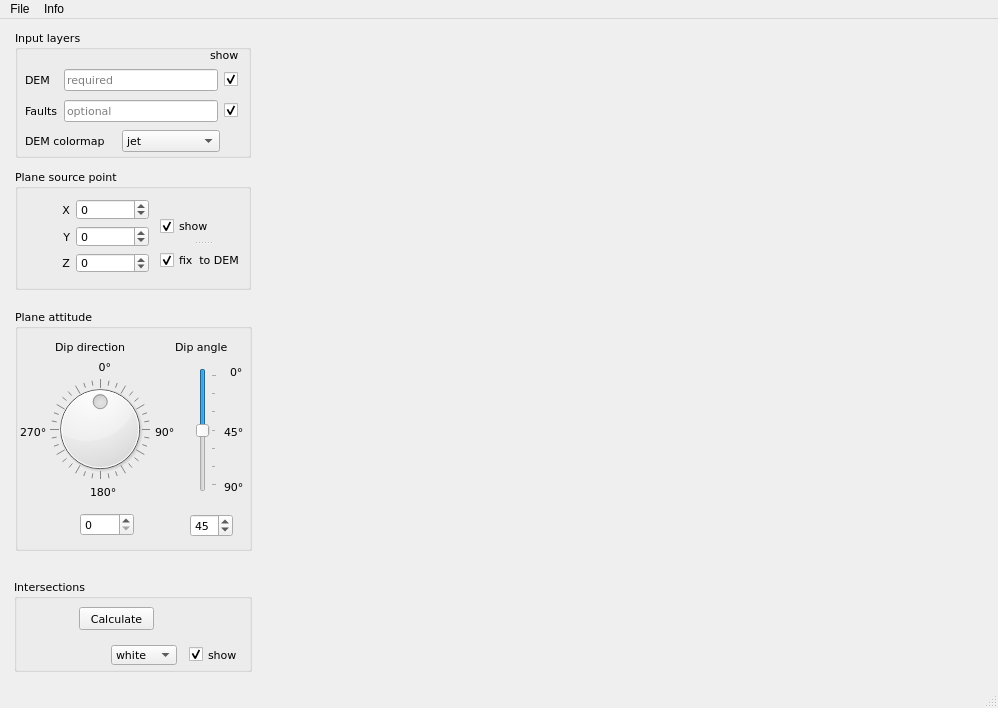
<?xml version="1.0" encoding="UTF-8"?>
<ui version="4.0">
 <class>MainWindow</class>
 <widget class="QMainWindow" name="MainWindow">
  <property name="geometry">
   <rect>
    <x>0</x>
    <y>0</y>
    <width>998</width>
    <height>708</height>
   </rect>
  </property>
  <property name="windowTitle">
   <string>gSurf   -  vers. 0.1.2</string>
  </property>
  <widget class="QWidget" name="centralwidget">
   <widget class="MplWidget" name="mplwidget" native="true">
    <property name="geometry">
     <rect>
      <x>260</x>
      <y>5</y>
      <width>730</width>
      <height>655</height>
     </rect>
    </property>
    <property name="sizePolicy">
     <sizepolicy hsizetype="Expanding" vsizetype="Expanding">
      <horstretch>0</horstretch>
      <verstretch>0</verstretch>
     </sizepolicy>
    </property>
    <property name="font">
     <font>
      <family>Verdana</family>
      <pointsize>8</pointsize>
     </font>
    </property>
   </widget>
   <widget class="QWidget" name="Input_widget" native="true">
    <property name="geometry">
     <rect>
      <x>5</x>
      <y>6</y>
      <width>251</width>
      <height>138</height>
     </rect>
    </property>
    <property name="font">
     <font>
      <family>Verdana</family>
      <pointsize>8</pointsize>
     </font>
    </property>
    <widget class="QGroupBox" name="input_groupBox">
     <property name="geometry">
      <rect>
       <x>10</x>
       <y>5</y>
       <width>236</width>
       <height>128</height>
      </rect>
     </property>
     <property name="font">
      <font>
       <family>Verdana</family>
       <pointsize>8</pointsize>
      </font>
     </property>
     <property name="title">
      <string>Input layers</string>
     </property>
     <widget class="QLabel" name="show_label">
      <property name="geometry">
       <rect>
        <x>195</x>
        <y>18</y>
        <width>30</width>
        <height>13</height>
       </rect>
      </property>
      <property name="font">
       <font>
        <family>Verdana</family>
        <pointsize>8</pointsize>
       </font>
      </property>
      <property name="text">
       <string>show</string>
      </property>
     </widget>
     <widget class="QWidget" name="layoutWidget">
      <property name="geometry">
       <rect>
        <x>10</x>
        <y>36</y>
        <width>213</width>
        <height>59</height>
       </rect>
      </property>
      <property name="font">
       <font>
        <family>Verdana</family>
        <pointsize>8</pointsize>
       </font>
      </property>
      <layout class="QGridLayout" name="gridLayout">
       <item row="1" column="2">
        <widget class="QCheckBox" name="show_Fault_checkBox">
         <property name="font">
          <font>
           <family>Verdana</family>
           <pointsize>8</pointsize>
          </font>
         </property>
         <property name="text">
          <string/>
         </property>
         <property name="checked">
          <bool>true</bool>
         </property>
        </widget>
       </item>
       <item row="1" column="1">
        <widget class="QLineEdit" name="Trace_lineEdit">
         <property name="font">
          <font>
           <family>Verdana</family>
           <pointsize>8</pointsize>
          </font>
         </property>
         <property name="readOnly">
          <bool>true</bool>
         </property>
         <property name="placeholderText">
          <string>optional</string>
         </property>
        </widget>
       </item>
       <item row="0" column="2">
        <widget class="QCheckBox" name="show_DEM_checkBox">
         <property name="font">
          <font>
           <family>Verdana</family>
           <pointsize>8</pointsize>
          </font>
         </property>
         <property name="text">
          <string/>
         </property>
         <property name="checked">
          <bool>true</bool>
         </property>
        </widget>
       </item>
       <item row="0" column="1">
        <widget class="QLineEdit" name="DEM_lineEdit">
         <property name="font">
          <font>
           <family>Verdana</family>
           <pointsize>8</pointsize>
          </font>
         </property>
         <property name="readOnly">
          <bool>true</bool>
         </property>
         <property name="placeholderText">
          <string>required</string>
         </property>
        </widget>
       </item>
       <item row="1" column="0">
        <widget class="QLabel" name="Fault_label">
         <property name="font">
          <font>
           <family>Verdana</family>
           <pointsize>8</pointsize>
          </font>
         </property>
         <property name="text">
          <string>Faults</string>
         </property>
         <property name="buddy">
          <cstring>Trace_lineEdit</cstring>
         </property>
        </widget>
       </item>
       <item row="0" column="0">
        <widget class="QLabel" name="DEM_label">
         <property name="font">
          <font>
           <family>Verdana</family>
           <pointsize>8</pointsize>
          </font>
         </property>
         <property name="text">
          <string>DEM</string>
         </property>
         <property name="buddy">
          <cstring>DEM_lineEdit</cstring>
         </property>
        </widget>
       </item>
      </layout>
     </widget>
     <widget class="QLabel" name="DEM_cmap_label">
      <property name="geometry">
       <rect>
        <x>10</x>
        <y>103</y>
        <width>95</width>
        <height>16</height>
       </rect>
      </property>
      <property name="font">
       <font>
        <family>Verdana</family>
        <pointsize>8</pointsize>
       </font>
      </property>
      <property name="text">
       <string>DEM colormap</string>
      </property>
      <property name="buddy">
       <cstring>DEM_cmap_comboBox</cstring>
      </property>
     </widget>
     <widget class="QComboBox" name="DEM_cmap_comboBox">
      <property name="geometry">
       <rect>
        <x>107</x>
        <y>100</y>
        <width>98</width>
        <height>22</height>
       </rect>
      </property>
      <property name="font">
       <font>
        <family>Verdana</family>
        <pointsize>8</pointsize>
       </font>
      </property>
      <item>
       <property name="text">
        <string>jet</string>
       </property>
      </item>
      <item>
       <property name="text">
        <string>gray</string>
       </property>
      </item>
      <item>
       <property name="text">
        <string>bone</string>
       </property>
      </item>
      <item>
       <property name="text">
        <string>hot</string>
       </property>
      </item>
      <item>
       <property name="text">
        <string>autumn</string>
       </property>
      </item>
      <item>
       <property name="text">
        <string>cool</string>
       </property>
      </item>
      <item>
       <property name="text">
        <string>copper</string>
       </property>
      </item>
      <item>
       <property name="text">
        <string>hsv</string>
       </property>
      </item>
      <item>
       <property name="text">
        <string>pink</string>
       </property>
      </item>
      <item>
       <property name="text">
        <string>prism</string>
       </property>
      </item>
      <item>
       <property name="text">
        <string>spring</string>
       </property>
      </item>
      <item>
       <property name="text">
        <string>summer</string>
       </property>
      </item>
      <item>
       <property name="text">
        <string>winter</string>
       </property>
      </item>
      <item>
       <property name="text">
        <string>spectral</string>
       </property>
      </item>
      <item>
       <property name="text">
        <string>flag</string>
       </property>
      </item>
     </widget>
    </widget>
   </widget>
   <widget class="QWidget" name="SourcePoint_widget" native="true">
    <property name="geometry">
     <rect>
      <x>5</x>
      <y>148</y>
      <width>251</width>
      <height>130</height>
     </rect>
    </property>
    <property name="font">
     <font>
      <family>Verdana</family>
      <pointsize>8</pointsize>
     </font>
    </property>
    <widget class="QGroupBox" name="point_groupBox">
     <property name="geometry">
      <rect>
       <x>10</x>
       <y>2</y>
       <width>236</width>
       <height>121</height>
      </rect>
     </property>
     <property name="font">
      <font>
       <family>Verdana</family>
       <pointsize>8</pointsize>
       <weight>50</weight>
       <bold>false</bold>
      </font>
     </property>
     <property name="title">
      <string>Plane source point</string>
     </property>
     <widget class="QWidget" name="layoutWidget">
      <property name="geometry">
       <rect>
        <x>10</x>
        <y>30</y>
        <width>124</width>
        <height>74</height>
       </rect>
      </property>
      <layout class="QGridLayout" name="gridLayout_2">
       <item row="0" column="0">
        <widget class="QLabel" name="Pt_label_x">
         <property name="font">
          <font>
           <family>Verdana</family>
           <pointsize>8</pointsize>
          </font>
         </property>
         <property name="text">
          <string>X</string>
         </property>
         <property name="alignment">
          <set>Qt::AlignRight|Qt::AlignTrailing|Qt::AlignVCenter</set>
         </property>
         <property name="buddy">
          <cstring>Pt_spinBox_x</cstring>
         </property>
        </widget>
       </item>
       <item row="0" column="1">
        <widget class="QSpinBox" name="Pt_spinBox_x">
         <property name="font">
          <font>
           <family>Verdana</family>
           <pointsize>8</pointsize>
          </font>
         </property>
         <property name="minimum">
          <number>-1000000000</number>
         </property>
         <property name="maximum">
          <number>1000000000</number>
         </property>
         <property name="singleStep">
          <number>50</number>
         </property>
        </widget>
       </item>
       <item row="1" column="0">
        <widget class="QLabel" name="Pt_label_y">
         <property name="font">
          <font>
           <family>Verdana</family>
           <pointsize>8</pointsize>
          </font>
         </property>
         <property name="text">
          <string>Y</string>
         </property>
         <property name="alignment">
          <set>Qt::AlignRight|Qt::AlignTrailing|Qt::AlignVCenter</set>
         </property>
         <property name="buddy">
          <cstring>Pt_spinBox_y</cstring>
         </property>
        </widget>
       </item>
       <item row="1" column="1">
        <widget class="QSpinBox" name="Pt_spinBox_y">
         <property name="font">
          <font>
           <family>Verdana</family>
           <pointsize>8</pointsize>
          </font>
         </property>
         <property name="minimum">
          <number>-1000000000</number>
         </property>
         <property name="maximum">
          <number>1000000000</number>
         </property>
         <property name="singleStep">
          <number>50</number>
         </property>
        </widget>
       </item>
       <item row="2" column="0">
        <widget class="QLabel" name="Pt_label_z">
         <property name="font">
          <font>
           <family>Verdana</family>
           <pointsize>8</pointsize>
          </font>
         </property>
         <property name="text">
          <string>Z</string>
         </property>
         <property name="alignment">
          <set>Qt::AlignRight|Qt::AlignTrailing|Qt::AlignVCenter</set>
         </property>
         <property name="buddy">
          <cstring>Pt_spinBox_z</cstring>
         </property>
        </widget>
       </item>
       <item row="2" column="1">
        <widget class="QSpinBox" name="Pt_spinBox_z">
         <property name="font">
          <font>
           <family>Verdana</family>
           <pointsize>8</pointsize>
          </font>
         </property>
         <property name="minimum">
          <number>-10000000</number>
         </property>
         <property name="maximum">
          <number>10000000</number>
         </property>
         <property name="singleStep">
          <number>5</number>
         </property>
        </widget>
       </item>
      </layout>
     </widget>
     <widget class="QSplitter" name="splitter">
      <property name="geometry">
       <rect>
        <x>145</x>
        <y>42</y>
        <width>86</width>
        <height>64</height>
       </rect>
      </property>
      <property name="orientation">
       <enum>Qt::Vertical</enum>
      </property>
      <widget class="QCheckBox" name="show_SrcPt_checkBox">
       <property name="font">
        <font>
         <family>Verdana</family>
         <pointsize>8</pointsize>
        </font>
       </property>
       <property name="text">
        <string>show</string>
       </property>
       <property name="checked">
        <bool>true</bool>
       </property>
      </widget>
      <widget class="QCheckBox" name="Z_fix2DEM_checkBox_z">
       <property name="font">
        <font>
         <family>Verdana</family>
         <pointsize>8</pointsize>
        </font>
       </property>
       <property name="text">
        <string>fix  to DEM</string>
       </property>
       <property name="checked">
        <bool>true</bool>
       </property>
      </widget>
     </widget>
    </widget>
   </widget>
   <widget class="QWidget" name="Plane_widget" native="true">
    <property name="geometry">
     <rect>
      <x>5</x>
      <y>285</y>
      <width>252</width>
      <height>253</height>
     </rect>
    </property>
    <property name="font">
     <font>
      <family>Verdana</family>
      <pointsize>8</pointsize>
     </font>
    </property>
    <widget class="QGroupBox" name="plane_groupBox">
     <property name="geometry">
      <rect>
       <x>10</x>
       <y>5</y>
       <width>237</width>
       <height>242</height>
      </rect>
     </property>
     <property name="font">
      <font>
       <family>Verdana</family>
       <pointsize>8</pointsize>
       <weight>50</weight>
       <bold>false</bold>
      </font>
     </property>
     <property name="title">
      <string>Plane attitude</string>
     </property>
     <widget class="QLabel" name="DDirection_0_label">
      <property name="geometry">
       <rect>
        <x>75</x>
        <y>50</y>
        <width>21</width>
        <height>16</height>
       </rect>
      </property>
      <property name="font">
       <font>
        <family>Verdana</family>
        <pointsize>8</pointsize>
       </font>
      </property>
      <property name="text">
       <string>0°</string>
      </property>
      <property name="alignment">
       <set>Qt::AlignRight|Qt::AlignTrailing|Qt::AlignVCenter</set>
      </property>
      <property name="buddy">
       <cstring>DDirection_dial</cstring>
      </property>
     </widget>
     <widget class="QLabel" name="DDirection_label">
      <property name="geometry">
       <rect>
        <x>40</x>
        <y>30</y>
        <width>87</width>
        <height>16</height>
       </rect>
      </property>
      <property name="font">
       <font>
        <family>Verdana</family>
        <pointsize>8</pointsize>
        <weight>50</weight>
        <bold>false</bold>
       </font>
      </property>
      <property name="text">
       <string>Dip direction</string>
      </property>
      <property name="buddy">
       <cstring>DDirection_dial</cstring>
      </property>
     </widget>
     <widget class="QLabel" name="DAngle_label">
      <property name="geometry">
       <rect>
        <x>160</x>
        <y>30</y>
        <width>63</width>
        <height>16</height>
       </rect>
      </property>
      <property name="font">
       <font>
        <family>Verdana</family>
        <pointsize>8</pointsize>
        <weight>50</weight>
        <bold>false</bold>
       </font>
      </property>
      <property name="text">
       <string>Dip angle</string>
      </property>
      <property name="buddy">
       <cstring>DAngle_verticalSlider</cstring>
      </property>
     </widget>
     <widget class="QLabel" name="DDirection_90_label">
      <property name="geometry">
       <rect>
        <x>140</x>
        <y>115</y>
        <width>30</width>
        <height>16</height>
       </rect>
      </property>
      <property name="font">
       <font>
        <family>Verdana</family>
        <pointsize>8</pointsize>
       </font>
      </property>
      <property name="text">
       <string>90°</string>
      </property>
      <property name="buddy">
       <cstring>DDirection_dial</cstring>
      </property>
     </widget>
     <widget class="QSpinBox" name="DDirection_spinBox">
      <property name="geometry">
       <rect>
        <x>65</x>
        <y>204</y>
        <width>54</width>
        <height>23</height>
       </rect>
      </property>
      <property name="font">
       <font>
        <family>Verdana</family>
        <pointsize>8</pointsize>
       </font>
      </property>
      <property name="minimum">
       <number>0</number>
      </property>
      <property name="maximum">
       <number>360</number>
      </property>
      <property name="singleStep">
       <number>1</number>
      </property>
     </widget>
     <widget class="QDial" name="DDirection_dial">
      <property name="geometry">
       <rect>
        <x>35</x>
        <y>70</y>
        <width>100</width>
        <height>100</height>
       </rect>
      </property>
      <property name="font">
       <font>
        <family>Verdana</family>
        <pointsize>8</pointsize>
       </font>
      </property>
      <property name="maximum">
       <number>359</number>
      </property>
      <property name="pageStep">
       <number>30</number>
      </property>
      <property name="value">
       <number>180</number>
      </property>
      <property name="sliderPosition">
       <number>180</number>
      </property>
      <property name="tracking">
       <bool>true</bool>
      </property>
      <property name="orientation">
       <enum>Qt::Vertical</enum>
      </property>
      <property name="invertedAppearance">
       <bool>false</bool>
      </property>
      <property name="invertedControls">
       <bool>false</bool>
      </property>
      <property name="wrapping">
       <bool>true</bool>
      </property>
      <property name="notchTarget">
       <double>10.000000000000000</double>
      </property>
      <property name="notchesVisible">
       <bool>true</bool>
      </property>
     </widget>
     <widget class="QSlider" name="DAngle_verticalSlider">
      <property name="geometry">
       <rect>
        <x>181</x>
        <y>59</y>
        <width>21</width>
        <height>124</height>
       </rect>
      </property>
      <property name="font">
       <font>
        <family>Verdana</family>
        <pointsize>8</pointsize>
       </font>
      </property>
      <property name="maximum">
       <number>90</number>
      </property>
      <property name="value">
       <number>45</number>
      </property>
      <property name="orientation">
       <enum>Qt::Vertical</enum>
      </property>
      <property name="invertedAppearance">
       <bool>true</bool>
      </property>
      <property name="tickPosition">
       <enum>QSlider::TicksBelow</enum>
      </property>
      <property name="tickInterval">
       <number>15</number>
      </property>
     </widget>
     <widget class="QLabel" name="DDirection_180_label">
      <property name="geometry">
       <rect>
        <x>75</x>
        <y>175</y>
        <width>33</width>
        <height>16</height>
       </rect>
      </property>
      <property name="font">
       <font>
        <family>Verdana</family>
        <pointsize>8</pointsize>
       </font>
      </property>
      <property name="text">
       <string>180°</string>
      </property>
      <property name="buddy">
       <cstring>DDirection_dial</cstring>
      </property>
     </widget>
     <widget class="QSpinBox" name="DAngle_spinBox">
      <property name="geometry">
       <rect>
        <x>175</x>
        <y>205</y>
        <width>43</width>
        <height>23</height>
       </rect>
      </property>
      <property name="font">
       <font>
        <family>Verdana</family>
        <pointsize>8</pointsize>
       </font>
      </property>
      <property name="minimum">
       <number>0</number>
      </property>
      <property name="maximum">
       <number>90</number>
      </property>
      <property name="singleStep">
       <number>1</number>
      </property>
      <property name="value">
       <number>45</number>
      </property>
     </widget>
     <widget class="QLabel" name="DDirection_270_label">
      <property name="geometry">
       <rect>
        <x>5</x>
        <y>115</y>
        <width>37</width>
        <height>16</height>
       </rect>
      </property>
      <property name="font">
       <font>
        <family>Verdana</family>
        <pointsize>8</pointsize>
       </font>
      </property>
      <property name="text">
       <string>270°</string>
      </property>
      <property name="buddy">
       <cstring>DDirection_dial</cstring>
      </property>
     </widget>
     <widget class="QLabel" name="DAngle_90_label">
      <property name="geometry">
       <rect>
        <x>215</x>
        <y>55</y>
        <width>21</width>
        <height>16</height>
       </rect>
      </property>
      <property name="font">
       <font>
        <family>Verdana</family>
        <pointsize>8</pointsize>
       </font>
      </property>
      <property name="text">
       <string>0°</string>
      </property>
     </widget>
     <widget class="QLabel" name="DDirection_45_label">
      <property name="geometry">
       <rect>
        <x>209</x>
        <y>115</y>
        <width>25</width>
        <height>16</height>
       </rect>
      </property>
      <property name="font">
       <font>
        <family>Verdana</family>
        <pointsize>8</pointsize>
       </font>
      </property>
      <property name="text">
       <string>45°</string>
      </property>
      <property name="buddy">
       <cstring>DAngle_verticalSlider</cstring>
      </property>
     </widget>
     <widget class="QLabel" name="DAngle_0_label">
      <property name="geometry">
       <rect>
        <x>209</x>
        <y>170</y>
        <width>24</width>
        <height>16</height>
       </rect>
      </property>
      <property name="font">
       <font>
        <family>Verdana</family>
        <pointsize>8</pointsize>
       </font>
      </property>
      <property name="text">
       <string>90°</string>
      </property>
      <property name="buddy">
       <cstring>DAngle_verticalSlider</cstring>
      </property>
     </widget>
    </widget>
   </widget>
   <widget class="QWidget" name="Intersection_widget" native="true">
    <property name="geometry">
     <rect>
      <x>5</x>
      <y>550</y>
      <width>251</width>
      <height>111</height>
     </rect>
    </property>
    <property name="font">
     <font>
      <family>Verdana</family>
      <pointsize>8</pointsize>
     </font>
    </property>
    <widget class="QGroupBox" name="groupBox">
     <property name="geometry">
      <rect>
       <x>9</x>
       <y>10</y>
       <width>238</width>
       <height>93</height>
      </rect>
     </property>
     <property name="font">
      <font>
       <family>Verdana</family>
       <pointsize>8</pointsize>
      </font>
     </property>
     <property name="title">
      <string>Intersections</string>
     </property>
     <widget class="QPushButton" name="Intersection_calculate_pushButton">
      <property name="geometry">
       <rect>
        <x>65</x>
        <y>28</y>
        <width>75</width>
        <height>23</height>
       </rect>
      </property>
      <property name="text">
       <string>Calculate</string>
      </property>
     </widget>
     <widget class="QComboBox" name="Intersection_color_comboBox">
      <property name="geometry">
       <rect>
        <x>97</x>
        <y>66</y>
        <width>66</width>
        <height>20</height>
       </rect>
      </property>
      <property name="font">
       <font>
        <family>Verdana</family>
        <pointsize>8</pointsize>
       </font>
      </property>
      <item>
       <property name="text">
        <string>white</string>
       </property>
      </item>
      <item>
       <property name="text">
        <string>red</string>
       </property>
      </item>
      <item>
       <property name="text">
        <string>blue</string>
       </property>
      </item>
      <item>
       <property name="text">
        <string>yellow</string>
       </property>
      </item>
      <item>
       <property name="text">
        <string>orange</string>
       </property>
      </item>
      <item>
       <property name="text">
        <string>brown</string>
       </property>
      </item>
     </widget>
     <widget class="QCheckBox" name="Intersection_show_checkBox">
      <property name="geometry">
       <rect>
        <x>175</x>
        <y>67</y>
        <width>52</width>
        <height>17</height>
       </rect>
      </property>
      <property name="font">
       <font>
        <family>Verdana</family>
        <pointsize>8</pointsize>
       </font>
      </property>
      <property name="text">
       <string>show</string>
      </property>
      <property name="checked">
       <bool>true</bool>
      </property>
     </widget>
    </widget>
   </widget>
  </widget>
  <widget class="QMenuBar" name="menubar">
   <property name="geometry">
    <rect>
     <x>0</x>
     <y>0</y>
     <width>998</width>
     <height>21</height>
    </rect>
   </property>
   <widget class="QMenu" name="menuFile">
    <property name="title">
     <string>File</string>
    </property>
    <widget class="QMenu" name="menuSave_solution_as">
     <property name="title">
      <string>Save solution as ..</string>
     </property>
     <addaction name="actionPoints"/>
     <addaction name="actionLines"/>
    </widget>
    <addaction name="actionInput_DEM"/>
    <addaction name="actionInput_line_shapefile"/>
    <addaction name="separator"/>
    <addaction name="menuSave_solution_as"/>
    <addaction name="separator"/>
    <addaction name="actionQuit"/>
   </widget>
   <widget class="QMenu" name="menuHelp">
    <property name="title">
     <string>Info</string>
    </property>
    <addaction name="actionHelp"/>
    <addaction name="actionAbout"/>
   </widget>
   <addaction name="menuFile"/>
   <addaction name="menuHelp"/>
  </widget>
  <widget class="QStatusBar" name="statusbar"/>
  <action name="actionInput_DEM">
   <property name="text">
    <string>Input &amp;DEM</string>
   </property>
   <property name="shortcut">
    <string>Ctrl+D</string>
   </property>
  </action>
  <action name="actionInput_line_shapefile">
   <property name="text">
    <string>Input line shapefile</string>
   </property>
   <property name="shortcut">
    <string>Ctrl+P</string>
   </property>
  </action>
  <action name="actionQuit">
   <property name="text">
    <string>Quit</string>
   </property>
   <property name="shortcut">
    <string>Ctrl+Q</string>
   </property>
  </action>
  <action name="actionHelp">
   <property name="text">
    <string>Help</string>
   </property>
   <property name="shortcut">
    <string>Ctrl+H</string>
   </property>
  </action>
  <action name="actionAbout">
   <property name="text">
    <string>About</string>
   </property>
   <property name="shortcut">
    <string>Ctrl+A</string>
   </property>
  </action>
  <action name="actionPoints">
   <property name="text">
    <string>points</string>
   </property>
   <property name="shortcut">
    <string>Ctrl+S</string>
   </property>
  </action>
  <action name="actionLines">
   <property name="text">
    <string>lines</string>
   </property>
   <property name="shortcut">
    <string>Ctrl+L</string>
   </property>
  </action>
 </widget>
 <customwidgets>
  <customwidget>
   <class>MplWidget</class>
   <extends>QWidget</extends>
   <header>mplwidget</header>
   <container>1</container>
  </customwidget>
 </customwidgets>
 <tabstops>
  <tabstop>DEM_lineEdit</tabstop>
  <tabstop>show_DEM_checkBox</tabstop>
  <tabstop>Trace_lineEdit</tabstop>
  <tabstop>show_Fault_checkBox</tabstop>
  <tabstop>DEM_cmap_comboBox</tabstop>
  <tabstop>show_SrcPt_checkBox</tabstop>
  <tabstop>Pt_spinBox_x</tabstop>
  <tabstop>Pt_spinBox_y</tabstop>
  <tabstop>Pt_spinBox_z</tabstop>
  <tabstop>Z_fix2DEM_checkBox_z</tabstop>
  <tabstop>DDirection_dial</tabstop>
  <tabstop>DDirection_spinBox</tabstop>
  <tabstop>DAngle_verticalSlider</tabstop>
  <tabstop>DAngle_spinBox</tabstop>
  <tabstop>Intersection_show_checkBox</tabstop>
  <tabstop>Intersection_color_comboBox</tabstop>
 </tabstops>
 <resources/>
 <connections/>
</ui>
